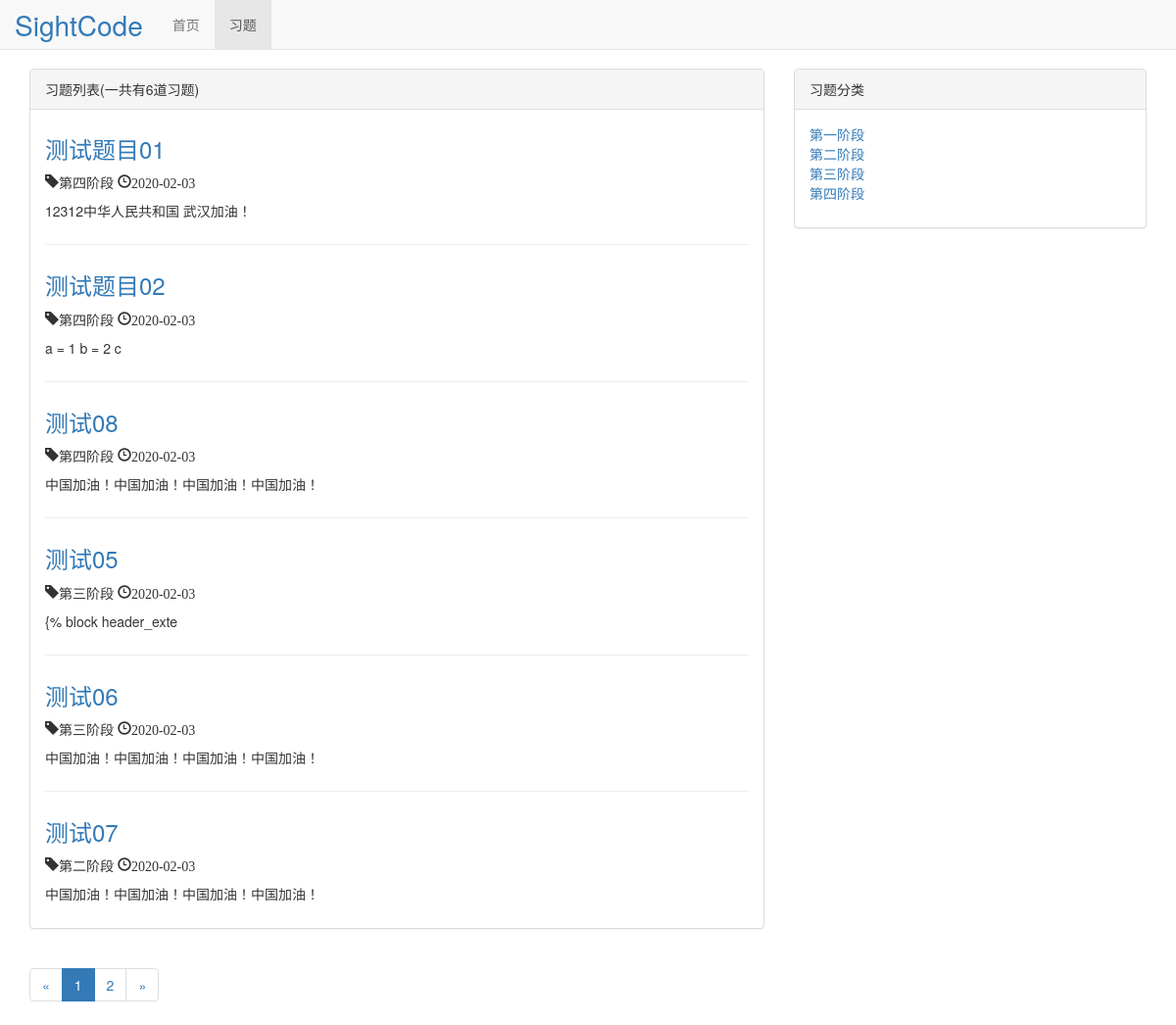
The app's page /article/ with its own data.
### article/models.py (models this page shows, shortened)
class Article(models.Model):
    title = models.CharField(verbose_name='标题', max_length=30)
    article_type = models.ForeignKey(ArticleType, verbose_name='选择类别', on_delete=models.CASCADE, blank=True, null=True)
    content = RichTextUploadingField(verbose_name='内容')
    create_time = models.DateTimeField(verbose_name='创建时间', default=timezone.now)
    author = models.ForeignKey(User, verbose_name='作者', on_delete=models.CASCADE, blank=True, null=True)
    class Meta:
        ordering = ['-create_time']
        verbose_name = '题目'
        verbose_name_plural = '题目'

class ArticleType(models.Model):
    type_name = models.CharField(verbose_name='分类', max_length=30)
    class Meta:
        verbose_name = '分类'
        verbose_name_plural = '分类'
    def __str__(self):
        return self.type_name

### article/views.py (the view)
# urls.py: path('', views.article_list, name='article_list'),
def article_list(request):
    articles_all_list = Article.objects.all()
    paginator = Paginator(articles_all_list, 6)
    page_num = request.GET.get('page', 1)
    page_of_articles = paginator.get_page(page_num)
    current_page_num = page_of_articles.number
    page_range = list(range(max(current_page_num-2,1),current_page_num-1))+\
                 list(range(current_page_num, min(current_page_num+2, paginator.num_pages)+1))
    context = {}
    context['articles'] = page_of_articles.object_list
    context['page_of_articles'] = page_of_articles
    context['page_range'] = page_range
    context['article_types'] = ArticleType.objects.all()
    return render(request, "article_list.html", context)

### article/templates/article_list.html (shortened to what this page needs)
{% extends 'base.html' %}
{% load static %}
{% block nav_article_active %}active{% endblock %}
{% block header_extends %}
    <link rel="stylesheet" href="{% static 'CSS/article.css' %}">
{% endblock %}
{% block content %}
    <div class="container">
        <div class="row">
            <div class="col-xs-12 col-sm-8 col-md-8">
                <div class="panel panel-default">
                    <div class="panel-heading">{% block article_list_title %}习题列表(一共有{{ articles|length }}道习题){% endblock %}</div>
                        <div class="panel-body">
                            {% for article in articles %}
                                <div class="article">
                                    <h3><a href="{% url 'article_detail' article.pk %}">{{ article.title }}</a></h3>
                                        <p class="article-info">
                                            <span class="glyphicon glyphicon-tag">{{ article.article_type }}</span>
                                            <span class="glyphicon glyphicon-time">{{ article.create_time|date:'Y-m-d' }}</span>
                                        </p>
                                        <p>{{ article.content|striptags|truncatechars:20 }}</p>
                                </div>
                            {% empty %}
                                <div class="article">
                                    <h3>暂无习题</h3>
                            {% endfor %}
                                </div>
                            </div>
                        <div>
                          <ul class="pagination">
                            <li>
                                {% if page_of_articles.has_previous %}
                                    <a href="?page={{ page_of_articles.previous_page_number }}" aria-label="Previous">
                                    <span aria-hidden="true">&laquo;</span>
                                    </a>
                                {% else %}
                                    <span aria-hidden="true">&laquo;</span>
                                {% endif %}
                            </li>
                              {% for page_num in page_range %}
                                  {% if page_num == page_of_articles.number %}
                                  <li class="active"><a href="?page={{ page_num }}">{{ page_num }}</a></li>
                                  {% else %}
                                  <li><a href="?page={{ page_num }}">{{ page_num }}</a></li>
                                  {% endif %}
                              {% endfor %}
                            <li>
                                {% if page_of_articles.has_next %}
                                    <a href="?page={{ page_of_articles.next_page_number }}" aria-label="Next">
                                    <span aria-hidden="true">&raquo;</span>
                                    </a>
                                {% else %}
                                    <span aria-hidden="true">&raquo;</span>
                                {% endif %}
                            </li>
                          </ul>
                        </div>
                        </div>
                    <div class="hidden-xs col-sm-4 col-md-4">
                        <div class="panel panel-default">
                             <div class="panel-heading">习题分类</div>
                             <div class="panel-body">
                                <ul class="article-types">
                                    {% for article_tp in article_types %}
                                            <li><a href="{% url 'article_with_type' article_tp.pk %}">{{ article_tp.type_name }}</a> </li>
                                    {% empty %}
                                        <li>---暂无分类---</li>
                                    {% endfor %}
                                </ul>
                             </div>
                        </div>
                    </div>
                    </div>
                </div>
{% endblock %}

### templates/base.html (shortened to what this page needs)
{% load static %}
<!DOCTYPE html>
<html lang="en">
<head>
    <link rel="stylesheet" href="/static/CSS/base.css">
    <link rel="stylesheet" href="/static/bootstrap-3.3.7/css/bootstrap.min.css">
    {% block header_extends %}{% endblock %}
</head>
<body>
    <div class="navbar navbar-default navbar-fixed-top" role="navigation">
        <div class="container-fluid">
            <div class="navbar-header">
                <a href="/" class="navbar-brand" style="font-size: 200%;color: #337ab7">SightCode</a>
            </div>
            <div id="navbar-collapse" class="collapse navbar-collapse">
                <ul class="nav navbar-nav">
                    <li class="{% block nav_index_active %}{% endblock %}">
                        <a href="/">首页</a>
                    </li>
                    <li class="{% block nav_article_active %}{% endblock %}">
                        <a href="{% url "article_list" %}">习题</a>
                    </li>
                </ul>
            </div>
        </div>
    </div>
    {% block content %}{% endblock %}
</body>
</html>

### static/CSS/base.css (style rules this page uses)
* { margin: 0; padding: 0; }
body { margin-top: 70px!important; }

### static/CSS/article.css (style rules this page uses)
ul.article-types { list-style-type: none; }
div.article:not(:last-child) { padding-bottom: 1em; margin-bottom: 2em; border-bottom: 1px solid #eeeeee; }
div.article h3 { margin-top: 0.5em; }

### records on screen
Article: title "测试题目01", article_type "第四阶段", create_time "2020-02-03", content "12312中华人民共和国 武汉加油！"
Article: title "测试题目02", article_type "第四阶段", create_time "2020-02-03", content "a = 1 b = 2 c"
Article: title "测试08", article_type "第四阶段", create_time "2020-02-03", content "中国加油！中国加油！中国加油！中国加油！"
Article: title "测试05", article_type "第三阶段", create_time "2020-02-03", content "{% block header_exte"
Article: title "测试06", article_type "第三阶段", create_time "2020-02-03", content "中国加油！中国加油！中国加油！中国加油！"
Article: title "测试07", article_type "第二阶段", create_time "2020-02-03", content "中国加油！中国加油！中国加油！中国加油！"
ArticleType: type_name "第一阶段"
ArticleType: type_name "第二阶段"
ArticleType: type_name "第三阶段"
ArticleType: type_name "第四阶段"

### other values on screen
{{ articles|length }} "6"
{{ page_num }} "1"
{{ page_num }} "2"
